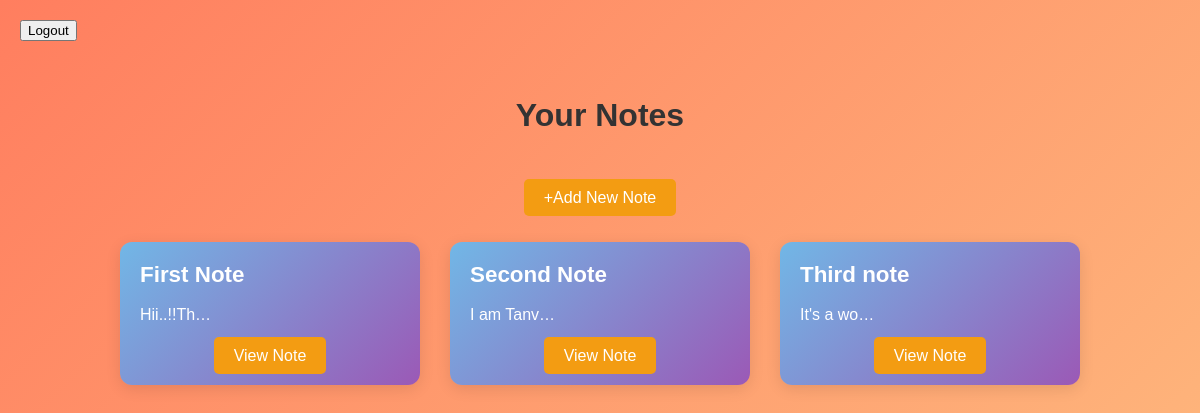
Page /smart/notes/ (signed in) on the earlier database version.
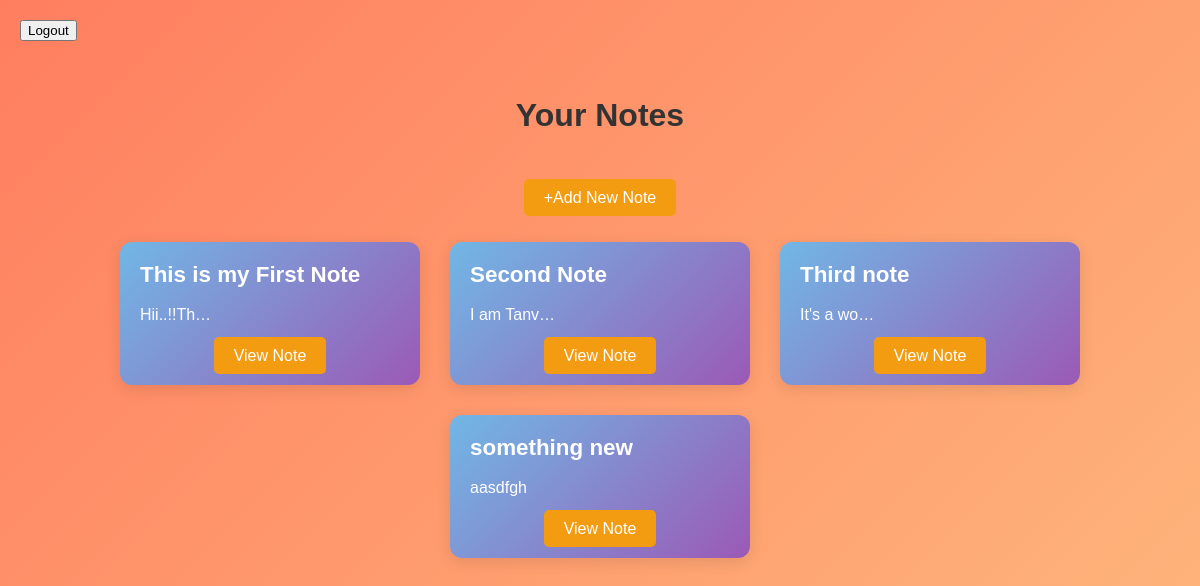
Same page on the later database version.
### notes/models.py (models this page shows, shortened)
class Notes(models.Model):
    note_title=models.CharField(max_length=300)
    note_content=models.TextField()
    date_created=models.DateTimeField(auto_now_add=True)
    user=models.ForeignKey(User,on_delete=models.CASCADE,related_name='notes')

### notes/views.py (the view)
# urls.py: path('notes/',views.NotesListView.as_view(), name="noteslist"),
class NotesListView(LoginRequiredMixin,ListView):
    model=Notes
    context_object_name="notes"
    login_url="/login"
    def get_queryset(self):
        return self.request.user.notes.all()

### notes/templates/notes/notes_list.html (shortened to what this page needs)
<!DOCTYPE html>
<html lang="en">
<head>
</head>
<body>
    <nav>
        <form method="POST" action="{% url 'logout' % }">
            <button type="submit">Logout</button>
        </form>
    </nav>
    <div class="row">
        <div class="col">
            <div class="notesheading ">
                <h1>Your Notes</h1>
            </div>
        </div>
    </div>
    <div class="cardfooter">
        <a href="{% url 'notesnew' %}" class="btn"> +Add New Note</a>
    </div>
    <div class="row">
        {% for note in notes %}
            <div class="col">
               <div class="card">
                   <div class="cardheader">{{note.note_title}}</div>
                   <div class="cardbody">
                    <p>{{note.note_content|truncatechars:10}}</p>
                   </div>
                   <div class="cardfooter">
                    <a href="{% url 'notesdetail' pk=note.id %}" class="btn">View Note</a>
                   </div>
               </div>
            </div>
        {% endfor %}
    </div>
</body>
</html>

Differences in the rows shown:
changed Notes "Hii..!!Th…": note_title "First Note" → "This is my First Note"
added Notes: note_title "something new", note_content "aasdfgh"
